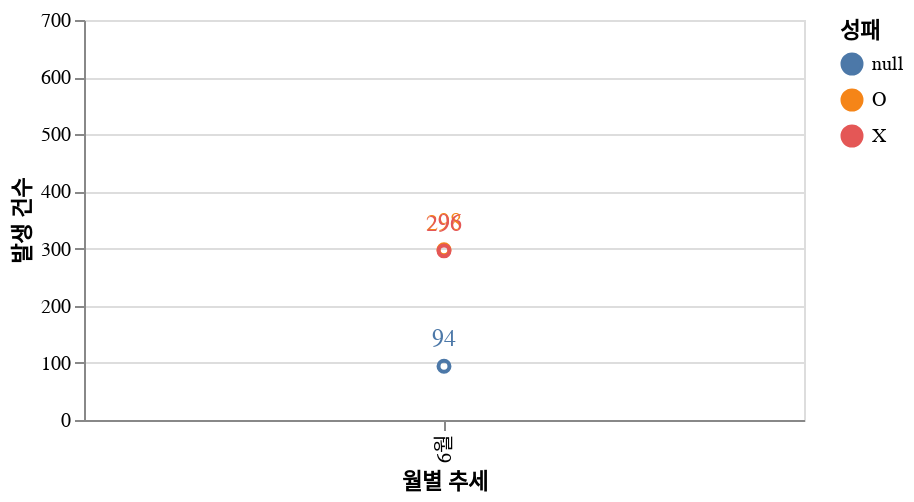

Notebook source saved alongside this figure:
### Code cell
chart

### Figure 1 — Vega-Lite specification as saved in the notebook (floating-point values rounded to 4 significant figures; data arrays with more than 128 entries replaced by an {"elided": "..."} marker saying what was removed)
{"config": {"axis": {"fontSize": 12, "font": "맑은고딕", "anchor": "start", "fontColor": "#000000"}}, "layer": [{"mark": "point", "encoding": {"color": {"field": "성패", "type": "nominal"}, "x": {"field": "월", "scale": {"padding": 15}, "title": "월별 추세", "type": "nominal"}, "y": {"aggregate": "count", "title": "발생 건수", "type": "quantitative"}}}, {"mark": {"type": "line", "color": "red"}, "encoding": {"x": {"field": "월", "title": "월별 추세", "type": "nominal"}, "y": {"aggregate": "count", "title": "", "type": "quantitative"}}}, {"mark": {"type": "text", "align": "center", "baseline": "line-top", "color": "black", "dy": -20, "fontSize": 12, "size": 12}, "encoding": {"color": {"field": "성패", "type": "nominal"}, "text": {"aggregate": "count", "field": "성패", "type": "quantitative"}, "x": {"field": "월", "scale": {"padding": 15}, "title": "월별 추세", "type": "nominal"}, "y": {"aggregate": "count", "title": "발생 건수", "type": "quantitative"}}}], "data": {"name": "data-7652b30169558bfd3e51909416055742"}, "height": 200, "width": 360, "$schema": "https://vega.github.io/schema/vega-lite/v4.17.0.json", "datasets": {"data-7652b30169558bfd3e51909416055742": {"elided": "688 records"}}}
